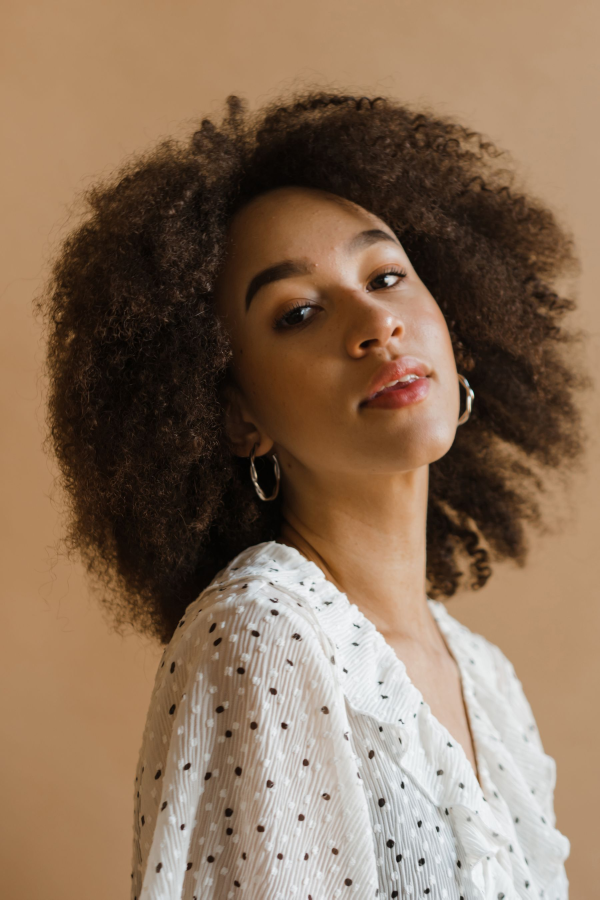
#> input picture assets/source/matte_face.jpg, 1800 x 2698 px (shown at 1/3 size)
$ jupyter execute --allow-errors 13_portrait_matting.ipynb   (shell and % lines are left out)
#> lines starting #> are read from the running program, lines starting #| are printed output that depends on the picture
# Portrait Matting with MODNet

[](https://colab.research.google.com/github/yakhyo/uniface/blob/main/examples/13_portrait_matting.ipynb) [](https://www.kaggle.com/code/yakhyokhuja/portrait-matting-with-modnet)

MODNet produces a soft alpha matte from a full image. It is trimap-free, so it needs no face detection and no cropping.

---

**UniFace** is a lightweight, production-ready Python library for face detection, recognition, tracking, landmark analysis, face parsing, gaze estimation, and face attributes.

GitHub: [github.com/yakhyo/uniface](https://github.com/yakhyo/uniface) | Docs: [yakhyo.github.io/uniface](https://yakhyo.github.io/uniface)

## Setup

[cell 1]

# Clone repo for assets (Colab / Kaggle only)
import os
if any(k in os.environ for k in ('COLAB_GPU', 'COLAB_RELEASE_TAG', 'KAGGLE_KERNEL_RUN_TYPE')):
    if not os.path.exists('uniface'):
        !git clone --depth 1 https://github.com/yakhyo/uniface.git
    os.chdir('uniface/examples')

[cell 2]
import cv2
import numpy as np
import matplotlib.pyplot as plt

import uniface
from uniface.matting import MODNet

print(f"UniFace version: {uniface.__version__}")

MODNet has two variants:
- **PHOTOGRAPHIC** (default): optimized for high-quality portrait photos
- **WEBCAM**: optimized for real-time webcam feeds

#> (a cell that did not finish here is left out)

## 1. Helper Functions

[cell 4]
def compose(image, matte, background=None):
    """Composite foreground over a background using the alpha matte."""
    h, w = image.shape[:2]
    matte_3ch = matte[:, :, np.newaxis]

    if background is None:
        bg = np.full_like(image, (0, 177, 64), dtype=np.uint8)
    else:
        bg = cv2.resize(background, (w, h), interpolation=cv2.INTER_AREA)

    return (image * matte_3ch + bg * (1 - matte_3ch)).astype(np.uint8)


def show_results(image, matte):
    """Display original, matte, and green screen as a single merged image."""
    matte_vis = cv2.cvtColor((matte * 255).astype(np.uint8), cv2.COLOR_GRAY2BGR)
    green = compose(image, matte)
    merged = np.hstack([image, matte_vis, green])

    plt.figure(figsize=(18, 6))
    plt.imshow(cv2.cvtColor(merged, cv2.COLOR_BGR2RGB))
    plt.axis("off")
    plt.tight_layout()
    plt.show()

## 2. Basic Matting

[cell 5]
image = cv2.imread("../assets/source/matte_face.jpg")
#> image is the input picture: shape (2698, 1800, 3); mean B, G, R 89.7, 112.1, 137.7
print(f"Image shape: {image.shape}")
#| Image shape: (2698, 1800, 3)

#> (the rest of this cell did not finish here and is left out)

## 3. Transparent Background (RGBA)

#> (a cell that did not finish here is left out)

## 4. Custom Background

[cell 7]
# Create a gradient background
h, w = image.shape[:2]
#> h = 2698; w = 1800
gradient = np.zeros((h, w, 3), dtype=np.uint8)
for y in range(h):
    ratio = y / h
    gradient[y, :] = [int(180 * (1 - ratio)), int(100 + 80 * ratio), int(220 * ratio)]
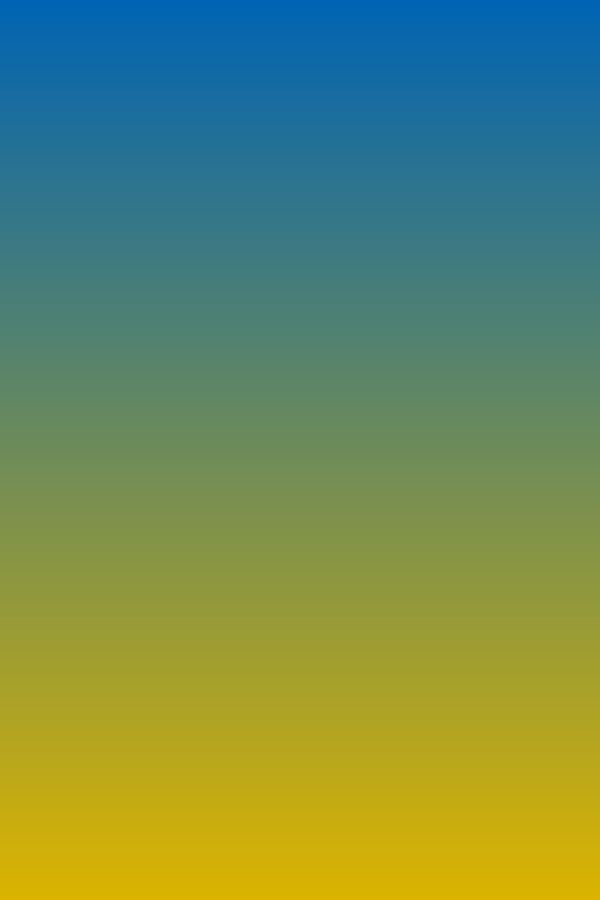
#> gradient: shape (2698, 1800, 3) (shown at 1/3 size); mean of channels 0, 1, 2 89.5, 139.5, 109.5; drawn as B, G, R

#> (the rest of this cell did not finish here and is left out)
